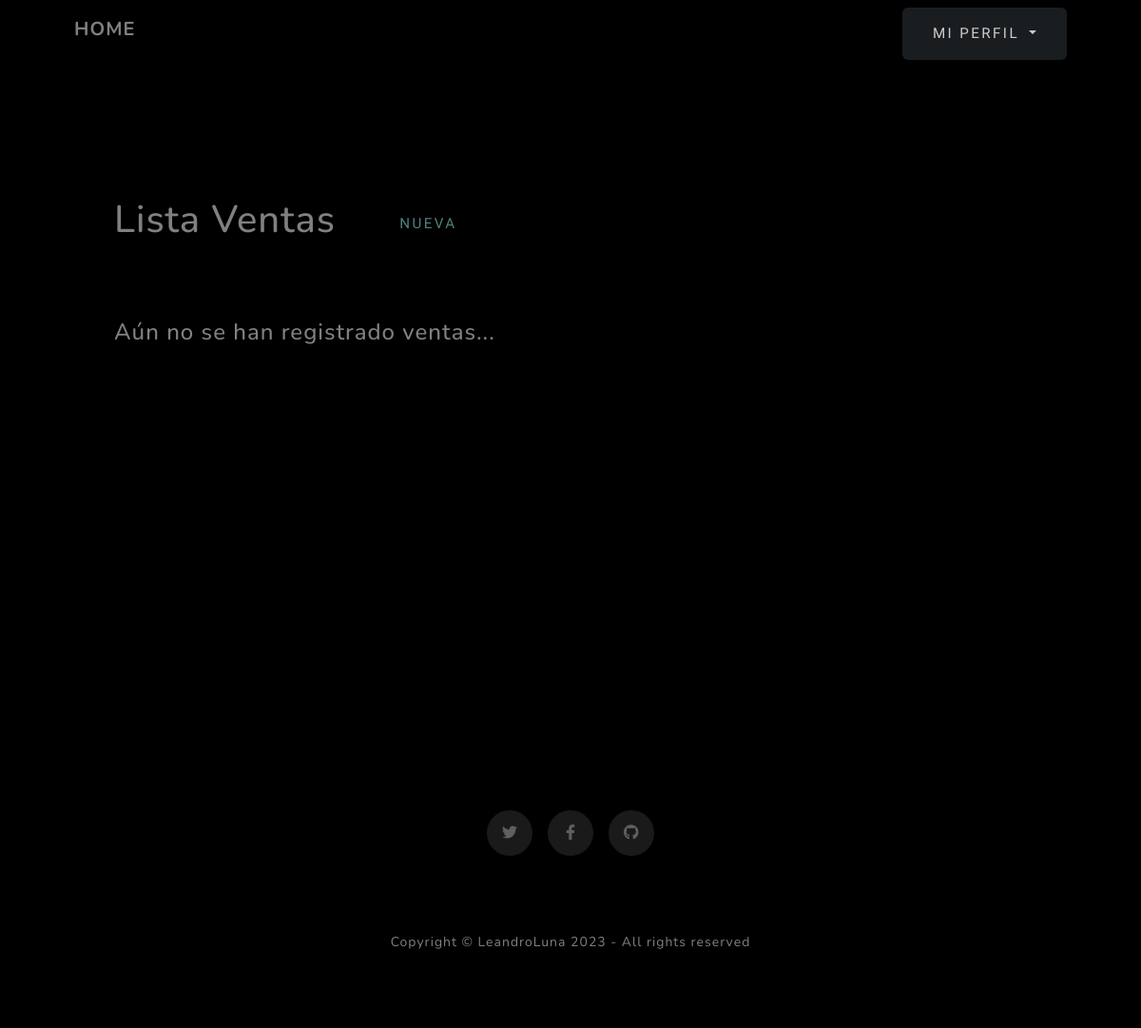
Page /personas/ventas_lista/ on the earlier database version.
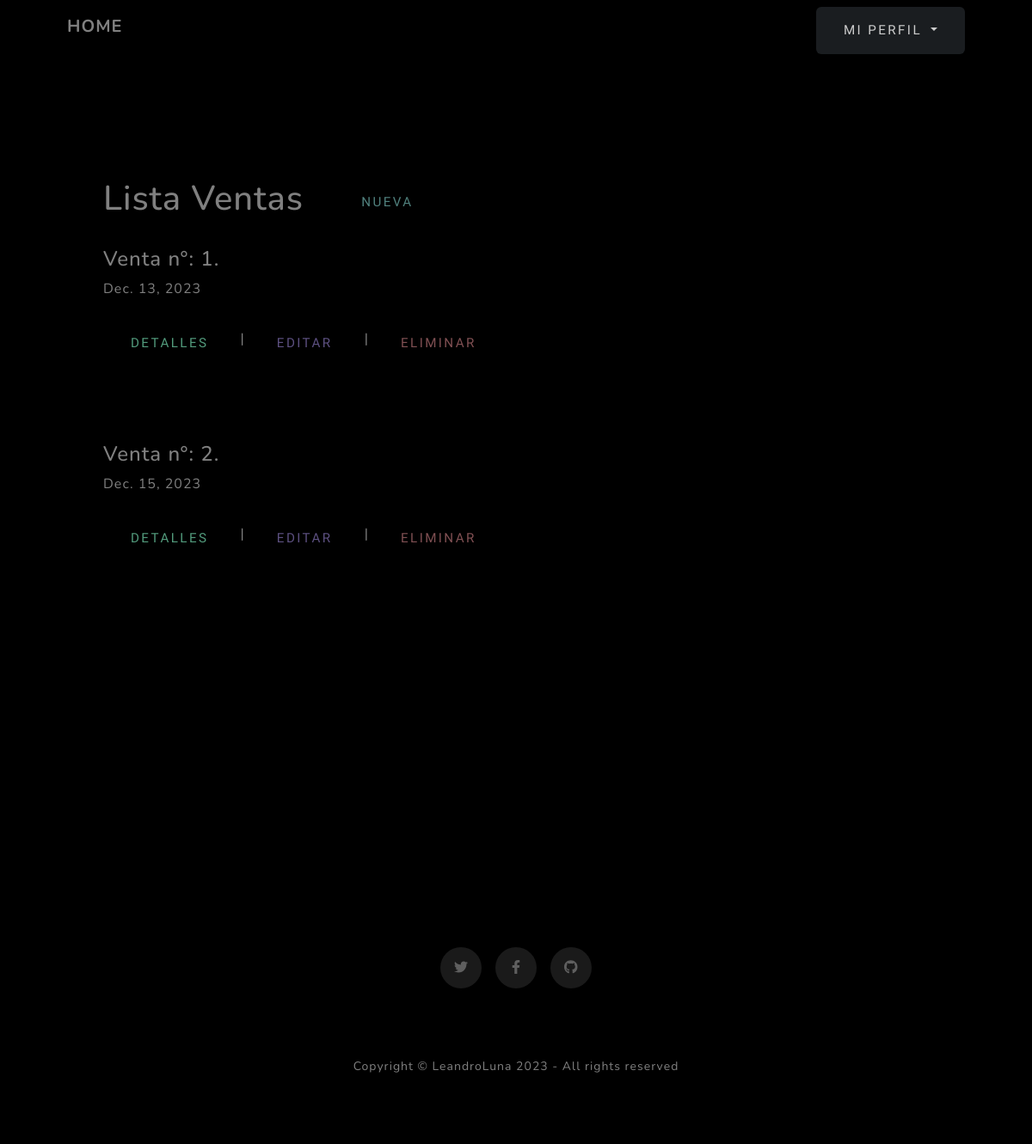
Same page on the later database version.
### personas/models.py (models this page shows)
class Transaccion(models.Model):
    nro_transaccion = models.IntegerField()
    cliente = models.ForeignKey(Cliente, on_delete=models.CASCADE,related_name='ventas') # relaciona este modelo con el modelo de clientes
    producto = models.ForeignKey(Producto, on_delete=models.CASCADE) # relaciona este modelo con el modelo de productos
    cantidad = models.IntegerField()
    precio_total = models.FloatField()
    fecha_venta = models.DateField()
    def __str__(self):
        return f"Venta n°: {self.nro_transaccion}."

### personas/views.py (the view)
# urls.py: path('ventas_lista/', TransaccionListView.as_view(), name='listar_ventas'),
class TransaccionListView(ListView):
    model = Transaccion
    context_object_name = "ventas"
    template_name = "listar_ventas.html"

### templates/listar_ventas.html
{% extends './base-forms.html' %}
{% load static %}
{% block MainContent %}
<h1 style="display: inline;padding-right: 30px; vertical-align: middle;">Lista Ventas</h1> <a href="{% url 'ventas crear' %}"><button type="button" class="btn btn-sm btn-outline-primary">Nueva</button></a>
<br><br>
{% if ventas.count == 0 %}
<br><br>
<h4>Aún no se han registrado ventas...</h4>
<br><br><br><br><br>
{% else %}
{% for venta in ventas %}
<div id="productos-muestra-container">
    <div>
        <h4>{{venta}}</h4>
        <p>{{venta.fecha_venta}}</p>
        <p>
            <a href="{% url 'ventas detalle' venta.pk %}"><button type="button" class="btn btn-sm btn-outline-success">Detalles</button></a>
            |
            <a href="{% url 'ventas editar' venta.pk %}"><button type="button" class="btn btn-sm btn-outline-secondary">Editar</button></a>
            |
            <a href="{% url 'ventas eliminar' venta.pk %}"><button type="button" class="btn btn-sm btn-outline-danger">Eliminar</button></a>
        </p>
    </div>
</div>
<br><br><br>
{% endfor %}
{% endif %}
{% endblock %}

Differences in the rows shown:
added Transaccion: nro_transaccion "Venta n°: 1.", fecha_venta "Dec. 13, 2023"
added Transaccion: nro_transaccion "Venta n°: 2.", fecha_venta "Dec. 15, 2023"
Other differences:
text no longer shown: "Aún no se han registrado ventas..."
